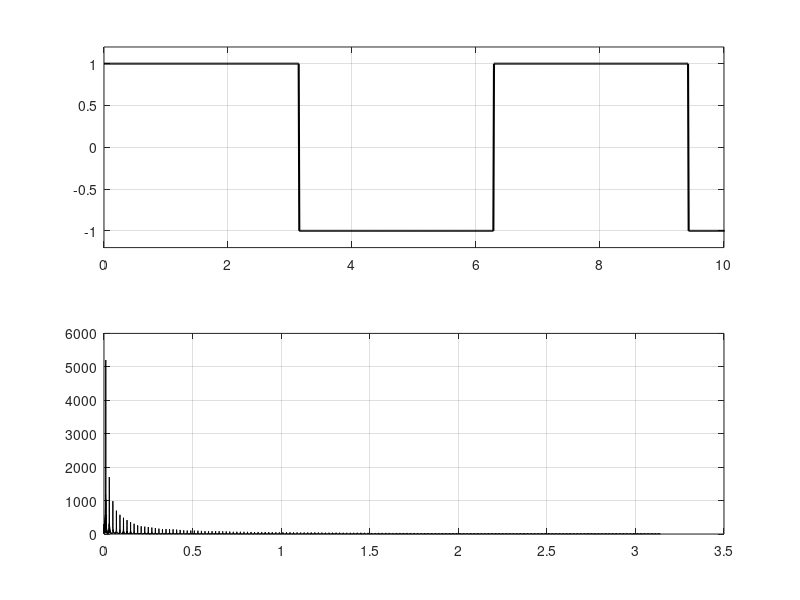

MATLAB code to generate this figure:
%% Square wave + Fourier transform
t=0:0.01:81.92;
subplot(2,1,1);
x=square(sin(t));
plot(t,x,'k','linewidth',1.5);
% hold on;
% y=sin(t);
% plot(t,y,'y');
xlim([0 10]);
ylim([-1.2 1.2]);
grid on;

x=square(t);
langd=length(x);
pot2=2^nextpow2(langd);
X=fft(x,pot2);
X2=X(1:pot2/2);
XX2=2*pi*(0:pot2/2-1)/pot2;
subplot(2,1,2);
plot(XX2,abs(X2),'k');
grid on; %zoom in on low frequencies (PLOT)
